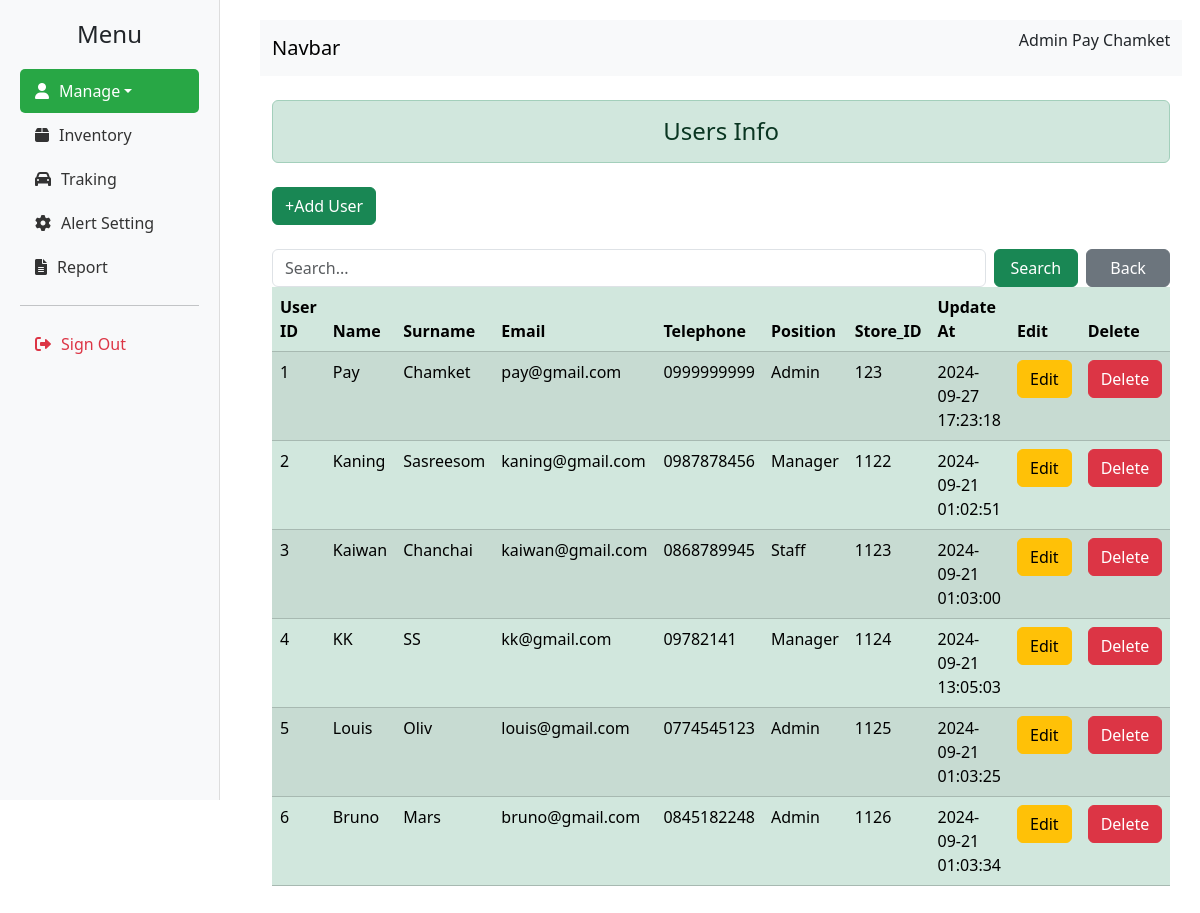
The page /jobdb/page/admin/list_user.php (signed in) on the database as committed earlier.
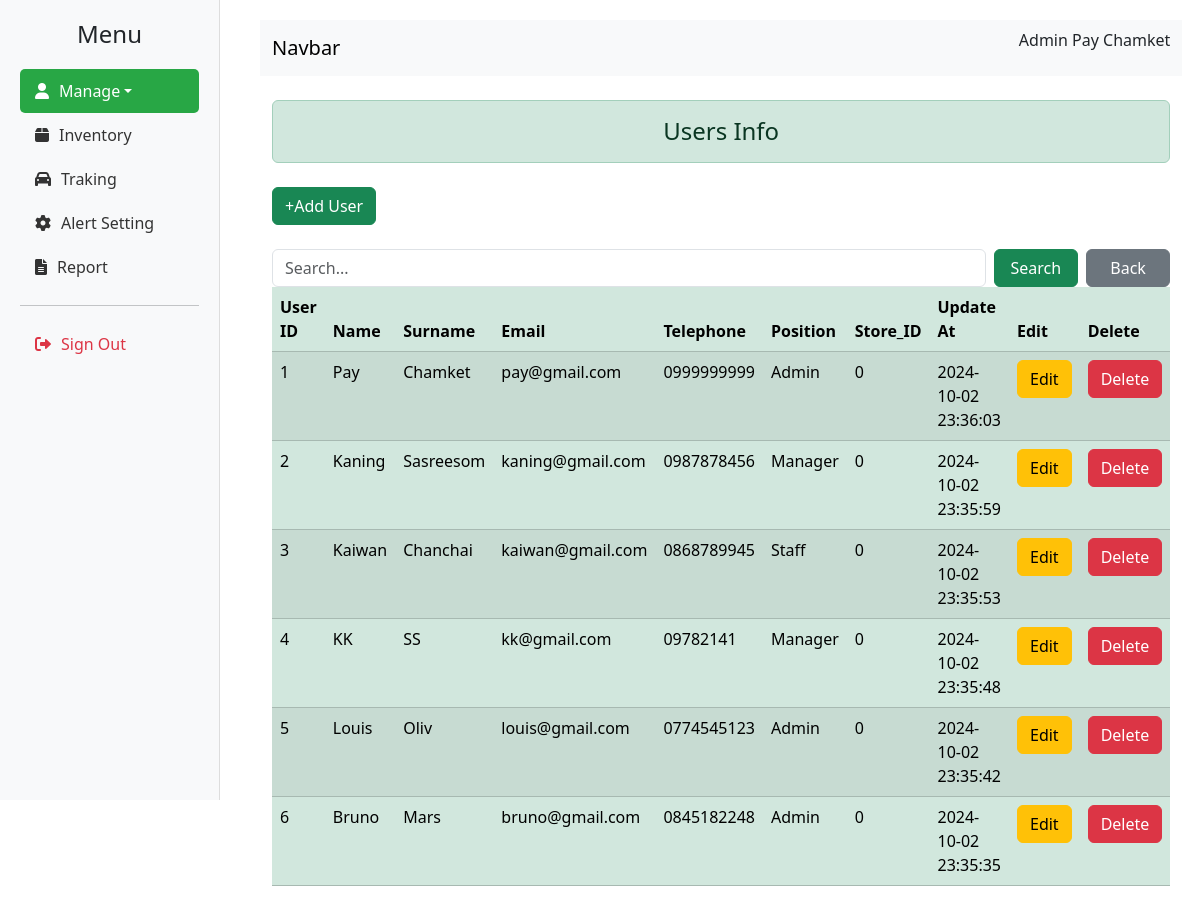
The same page on the database as committed later.
### tables this page shows
CREATE TABLE `users` (
  `user_id` int(11) NOT NULL,
  `name` varchar(50) NOT NULL,
  `surname` varchar(50) NOT NULL,
  `email` varchar(50) NOT NULL,
  `password` varchar(20) NOT NULL,
  `tel` char(10) NOT NULL,
  `position` varchar(10) NOT NULL,
  `store_id` int(10) NOT NULL,
  `update_at` datetime NOT NULL DEFAULT current_timestamp() ON UPDATE current_timestamp()
);

### jobdb/page/admin/list_user.php (the view, shortened to what this page needs)
<?php
$conn = new ConnectionDatabase();
$conn = $conn->connect();
$search = isset($_GET['search']) ? $_GET['search'] : '';
$query = "SELECT * FROM users WHERE name LIKE '%$search%' OR user_id LIKE '%$search%' OR surname LIKE '%$search%'";
$result = mysqli_query($conn, $query);
?>
<!doctype html>
<html lang="en">
<head>
  <link href="https://cdn.jsdelivr.net/npm/bootstrap@5.3.3/dist/css/bootstrap.min.css" rel="stylesheet">
  <link href="https://cdnjs.cloudflare.com/ajax/libs/font-awesome/6.0.0-beta3/css/all.min.css" rel="stylesheet">
</head>
<body>
  <div class="sidebar">
    <h4>Menu</h4>
    <ul class="nav flex-column">
      <li class="nav-item dropdown">
      <a class="nav-link dropdown-toggle active" id="dropdownMenuLink" data-bs-toggle="dropdown" aria-expanded="false">
      <i class="fas fa-user"></i> Manage
      </a>
        <ul class="nav flex-column">
          <li class="nav-item side-menu">
            <a class="nav-link" href="inventory.php">
              <i class="fas fa-box"></i> Inventory
            </a>
          <li class="nav-item">
          <a class="nav-link " href="admin_traking.php">
          <i class="fas fa-car"></i> Traking
            </a>
          </li>
          <li class="nav-item">
            <a class="nav-link" href="alert_setting.php">
              <i class="fas fa-cog"></i> Alert Setting
            </a>
          </li>
      </li>
      <li class="nav-item">
        <a class="nav-link" href="reporting.php">
          <i class="fas fa-file-alt"></i> Report
        </a>
      </li>
      </li>
    </ul>
    <hr>
    <a href="singout.php" class="nav-link text-danger">
      <i class="fas fa-sign-out-alt"></i> Sign Out
    </a>
  </div>
  <div class="content">
    <?php include '../../components/admin/navbar.php'; ?>
    <div class="container">
      <div class="h4 text-center alert alert-success mb-4 mt-4" role="alert">Users Info</div>
      <a href="add_user.php" class="btn btn-success mb-4">+Add User</a>
      <form action="list_user.php" method="get" class="d-flex align-items-center">
        <input type="text" name="search" value="<?= htmlspecialchars($search) ?>" placeholder="Search..." class="form-control me-2">
        <button type="submit" class="btn btn-success me-2" style="width: 100px;">Search</button>
        <a href="list_user.php" class="btn btn-secondary" style="width: 100px;">Back</a>
      </form>
      <div class="table-responsive table-container">
        <table class="table table-success table-striped table-hover">
          <thead>
            <tr>
              <th>User ID</th>
              <th>Name</th>
              <th>Surname</th>
              <th>Email</th>
              <th>Telephone</th>
              <th>Position</th>
              <th>Store_ID</th>
              <th>Update At</th>
              <th>Edit</th>
              <th>Delete</th>
            </tr>
          </thead>
          <tbody>
            <?php
            if ($result) {
              if (mysqli_num_rows($result) > 0) {
                while ($row = mysqli_fetch_assoc($result)) {
            ?>
                  <tr>
                    <td><?= htmlspecialchars($row["user_id"]) ?></td>
                    <td><?= htmlspecialchars($row["name"]) ?></td>
                    <td><?= htmlspecialchars($row["surname"]) ?></td>
                    <td><?= htmlspecialchars($row["email"]) ?></td>
                    <td><?= htmlspecialchars($row["tel"]) ?></td>
                    <td><?= htmlspecialchars($row["position"]) ?></td>
                    <td><?= htmlspecialchars($row["store_id"]) ?></td>
                    <td><?= htmlspecialchars($row["update_at"]) ?></td>
                    <td>
                      <a href="edit_user.php?user_id=<?= htmlspecialchars($row["user_id"]) ?>&search=<?= htmlspecialchars($search) ?>" class="btn btn-warning">Edit</a>
                    </td>
                    <td>
                      <a href="delete_user.php?user_id=<?= htmlspecialchars($row['user_id']) ?>" class="btn btn-danger" onclick="return confirm('Are you sure you want to delete this user?');">Delete</a>
                    </td>
                  </tr>
            <?php
                }
              } else {
                echo "<tr><td colspan='10' class='text-center'>No records found.</td></tr>";
              }
            } else {
              echo "<p>Error fetching data: " . mysqli_error($conn) . "</p>";
            }
            ?>
          </tbody>
        </table>
      </div>
    </div>
  </div>
</body>
</html>

Rows that differ between the two databases and show on the page:
changed users "Pay": store "123" → "0"; update_at "2024-09-27 17:23:18" → "2024-10-02 23:36:03"
changed users "Kaning": store "1122" → "0"; update_at "2024-09-21 01:02:51" → "2024-10-02 23:35:59"
changed users "Kaiwan": store "1123" → "0"; update_at "2024-09-21 01:03:00" → "2024-10-02 23:35:53"
changed users "KK": store "1124" → "0"; update_at "2024-09-21 13:05:03" → "2024-10-02 23:35:48"
changed users "Louis": store "1125" → "0"; update_at "2024-09-21 01:03:25" → "2024-10-02 23:35:42"
changed users "Bruno": store "1126" → "0"; update_at "2024-09-21 01:03:34" → "2024-10-02 23:35:35"
